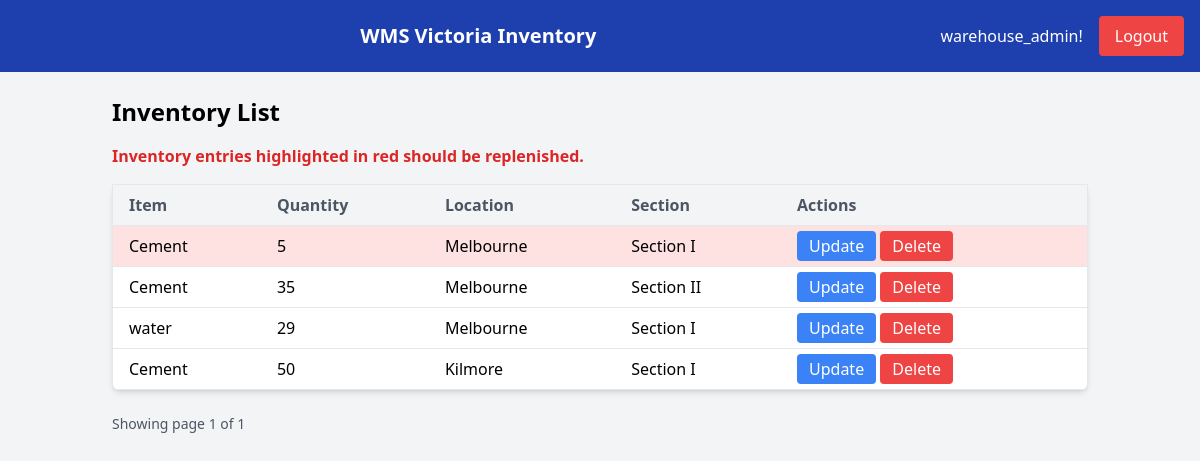
The page /inventory/ (signed in) on the database as committed earlier.
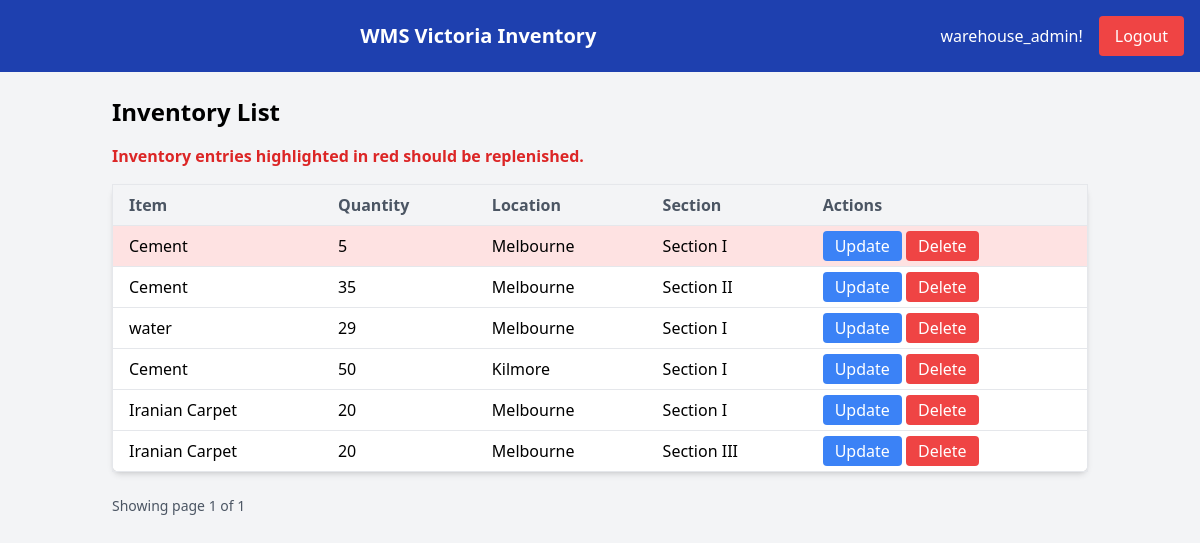
The same page on the database as committed later.
### inventory/models.py (models this page shows, shortened)
class Inventory(models.Model):
    LOCATION_CHOICES = [
        ('Melbourne', 'Melbourne'),
        ('Kilmore', 'Kilmore'),
        ('Stawell', 'Stawell'),
        ('Shepparton', 'Shepparton'),
        ('Hamilton', 'Hamilton'),
    ]
    SECTION_CHOICES = [
        ('Section I', 'Section I'),
        ('Section II', 'Section II'),
        ('Section III', 'Section III'),
        ('Section IV', 'Section IV'),
        ('Section V', 'Section V'),
    ]
    item = models.ForeignKey(Item, on_delete=models.CASCADE)
    quantity = models.PositiveIntegerField()
    location = models.CharField(max_length=20, choices=LOCATION_CHOICES)
    section = models.CharField(max_length=20, choices=SECTION_CHOICES, default='Section I')
    replenishment_threshold = models.PositiveIntegerField(default=10)

class Item(models.Model):
    name = models.CharField(max_length=100)
    sku = models.CharField(max_length=100, unique=True)
    description = models.TextField(default="No description provided")

### inventory/views.py (the view)
# urls.py: path('', views.inventory_list, name='inventory_list'),  # Ensure this matches the intended URL
@login_required
def inventory_list(request):
    inventory_items = Inventory.objects.all()
    paginator = Paginator(inventory_items, 25)  # Show 25 inventory items per page
    page_number = request.GET.get('page')  # Get the page number from the query string
    page_obj = paginator.get_page(page_number)
    is_manager = request.user.groups.filter(name='warehouse_managers').exists()
    is_staff = request.user.groups.filter(name='warehouse_staff').exists()
    context = {
        'page_obj': page_obj,
        'is_manager': is_manager,
        'is_staff': is_staff,
    }
    return render(request, 'inventory/inventory_list.html', context)

### templates/inventory/inventory_list.html (shortened to what this page needs)
<!DOCTYPE html>
<html lang="en">
<head>
    {% load static tailwind_tags %}
    <link href="https://cdn.jsdelivr.net/npm/tailwindcss@2.2.19/dist/tailwind.min.css" rel="stylesheet">
    {% tailwind_css %}
</head>
<body class="bg-gray-100 font-sans">
    <div id="header" class="bg-blue-800 text-white p-4 flex items-center justify-between">
        <h1 class="text-xl font-semibold text-center flex-grow">WMS Victoria Inventory</h1>
        <div id="user-info" class="flex items-center space-x-4">
            <span>{{ user.username }}!</span>
            <a href="{% url 'logout' %}" class="bg-red-500 hover:bg-red-600 text-white py-2 px-4 rounded">Logout</a>
        </div>
    </div>
    <div class="container mx-auto p-6">
        <h2 class="text-2xl font-semibold mb-4">Inventory List</h2>
        <p class="mb-4 text-red-600 font-semibold">Inventory entries highlighted in red should be replenished.</p>
        <table class="min-w-full bg-white border border-gray-200 rounded-lg shadow-md">
            <thead>
                <tr class="bg-gray-100 border-b">
                    <th class="py-2 px-4 text-left text-gray-600">Item</th>
                    <th class="py-2 px-4 text-left text-gray-600">Quantity</th>
                    <th class="py-2 px-4 text-left text-gray-600">Location</th>
                    <th class="py-2 px-4 text-left text-gray-600">Section</th>
                    <th class="py-2 px-4 text-left text-gray-600">Actions</th>
                </tr>
            </thead>
            <tbody>
                {% for inventory in page_obj %}
                <tr class="border-b {% if inventory.quantity < 10 %}bg-red-100{% endif %}">
                    <td class="py-2 px-4">{{ inventory.item.name }}</td>
                    <td class="py-2 px-4">{{ inventory.quantity }}</td>
                    <td class="py-2 px-4">{{ inventory.location }}</td>
                    <td class="py-2 px-4">{{ inventory.section }}</td>
                    <td class="py-2 px-4">
                        <a href="{% url 'inventory_update' inventory.pk %}" class="bg-blue-500 hover:bg-blue-600 text-white py-1 px-3 rounded">Update</a>
                        <a href="{% url 'inventory_delete' inventory.pk %}" class="bg-red-500 hover:bg-red-600 text-white py-1 px-3 rounded">Delete</a>
                    </td>
                </tr>
                {% endfor %}
            </tbody>
        </table>
        <div class="mt-6 flex justify-between items-center">
            <div class="text-sm text-gray-600">
                Showing page {{ page_obj.number }} of {{ page_obj.paginator.num_pages }}
            </div>
        </div>
    </div>
</body>
</html>

Rows that differ between the two databases and show on the page:
added Inventory: item.name "Iranian Carpet", quantity "20", location "Melbourne", section "Section I"
added Inventory: item.name "Iranian Carpet", quantity "20", location "Melbourne", section "Section III"
